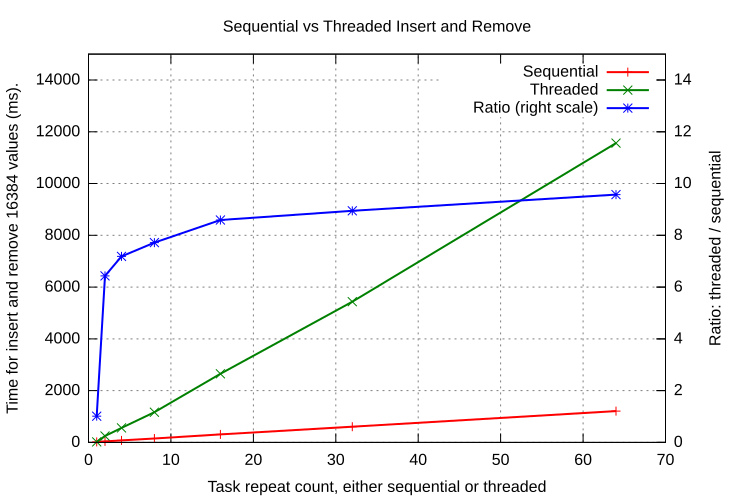

The gnuplot source for this figure:
set grid
set title "Sequential vs Threaded Insert and Remove"

#set logscale x
set xlabel "Task repeat count, either sequential or threaded"

#set logscale y
set ylabel "Time for insert and remove 16384 values (ms)."
set yrange [0:15000]
set ytics 0,2000,15000

set y2label "Ratio: threaded / sequential"
set y2range [0:15]
set y2tics 0,2,15

set pointsize 1
set datafile separator "\t"
# Curve fit
#cost(x) = a + (b / (x/1024))
#fit cost(x) "perf_height_size.dat" using 1:2 via a,b

set terminal png size 1000,600           # choose the file format
set output "images/perf_cpp_threaded_fixed_size.png"   # choose the output device

plot "dat/perf_cpp_threaded_fixed_size.dat" using 1:2 t "Sequential" with linespoints pt 1 lw 2, \
    "dat/perf_cpp_threaded_fixed_size.dat" using 1:3 t "Threaded" with linespoints pt 2 lw 2, \
    "dat/perf_cpp_threaded_fixed_size.dat" using 1:($3/$2) axes x1y2 t "Ratio (right scale)" with linespoints pt 3 lw 2

reset
